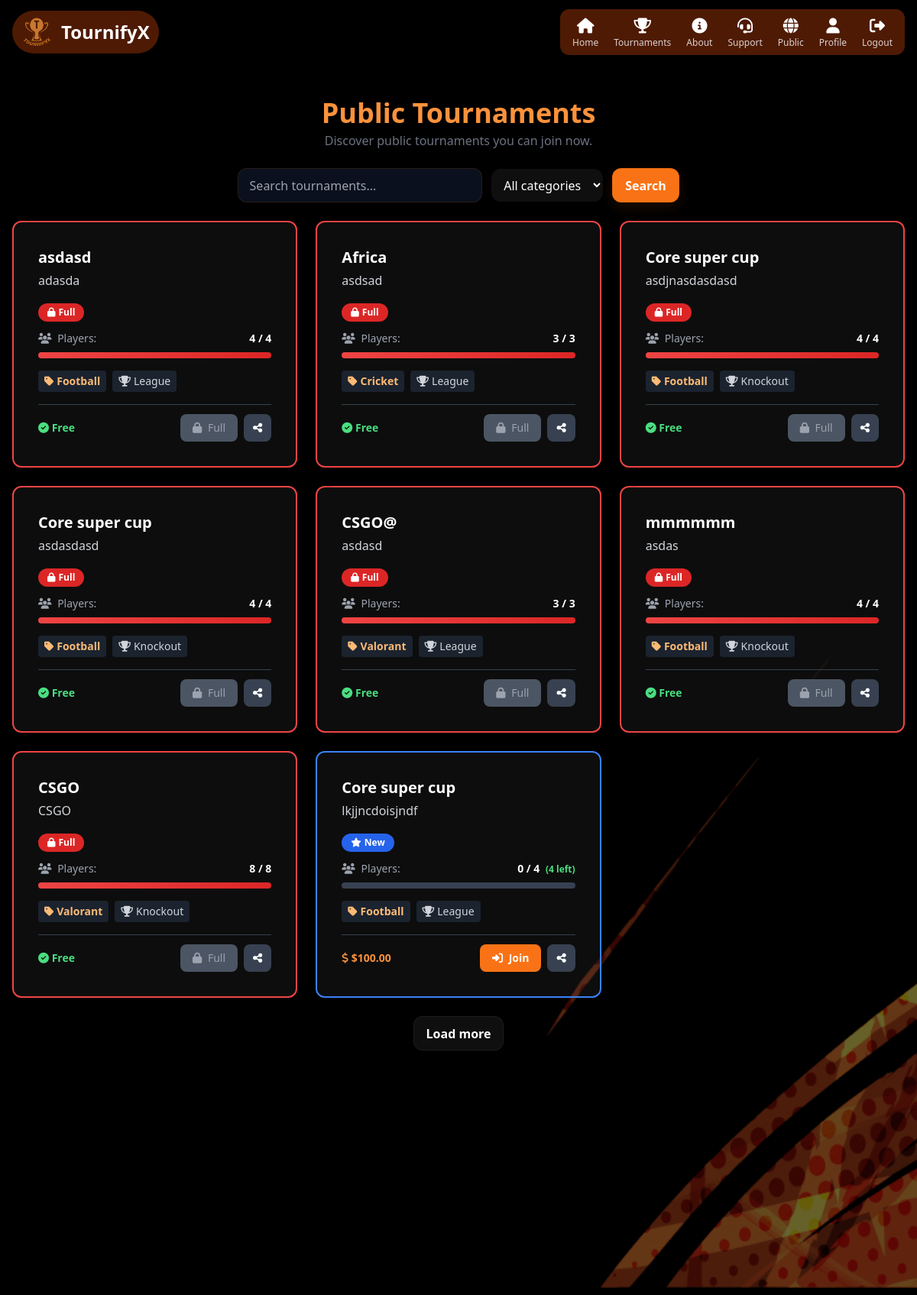
Screenshot of /public-tournaments/ (signed in) with the database file from the repository.
### tournifyx/models.py (models this page shows, shortened)
class Tournament(models.Model):
    CATEGORY_CHOICES = [
        ('football', 'Football'),
        ('valorant', 'Valorant'),
        ('cricket', 'Cricket'),
        ('basketball', 'Basketball'),
    ]
    MATCH_TYPE_CHOICES = [
        ('knockout', 'Knockout'),
        ('league', 'League'),
    ]
    name = models.CharField(max_length=100)
    description = models.TextField(blank=True)
    category = models.CharField(max_length=50, choices=CATEGORY_CHOICES)
    num_participants = models.IntegerField(default=0)
    match_type = models.CharField(max_length=50, choices=MATCH_TYPE_CHOICES)
    created_by = models.ForeignKey('HostProfile', on_delete=models.CASCADE)
    code = models.CharField(max_length=6, unique=True)
    is_active = models.BooleanField(default=True)
    is_paid = models.BooleanField(default=False)
    price = models.DecimalField(max_digits=8, decimal_places=2, default=0.00)
    is_public = models.BooleanField(default=False)  # Add this line
    registration_deadline = models.DateTimeField(null=True, blank=True)
    is_finished = models.BooleanField(default=False)  # Host can manually mark tournament as finished

### tournifyx/views.py (the view)
# urls.py: path('public-tournaments/', views.public_tournaments, name='public_tournaments'),
@login_required(login_url='login')
def public_tournaments(request):
    tournaments = Tournament.objects.filter(is_public=True, is_active=True)
    tournaments = tournaments.order_by(
        'registration_deadline',
        '-num_participants',
        '-id'
    )
    q = request.GET.get('q', '').strip()
    if q:
        tournaments = tournaments.filter(
            models.Q(name__icontains=q) | models.Q(description__icontains=q)
        )
    category = request.GET.get('category', '').strip().lower()
    if category:
        tournaments = tournaments.filter(category__iexact=category)
    match_type = request.GET.get('match_type', '').strip().lower()
    if match_type:
        tournaments = tournaments.filter(match_type__iexact=match_type)
    free_only = request.GET.get('free_only')
    if free_only:
        tournaments = tournaments.filter(is_paid=False)
    featured_tournaments = tournaments.order_by('-id')[:2]
    tournaments_with_info = []
    for t in tournaments:
        current_players = Player.objects.filter(tournament=t).count()
        capacity = t.num_participants
        is_full = current_players >= capacity
        if t.is_finished:
            status = 'finished'
            status_color = 'gray'
        elif is_full:
            status = 'full'
            status_color = 'red'
        elif current_players > 0:
            status = 'open'
            status_color = 'green'
        else:
            status = 'new'
            status_color = 'blue'
        tournaments_with_info.append({
            'tournament': t,
            'current_players': current_players,
            'capacity': capacity,
            'is_full': is_full,
            'status': status,
            'status_color': status_color,
            'spots_remaining': capacity - current_players
        })
    return render(request, 'public_tournaments.html', {
        'tournaments_with_info': tournaments_with_info,
        'featured_tournaments': featured_tournaments,
    })

### templates/public_tournaments.html (shortened to what this page needs)
{% extends 'base.html' %}
{% load tz %}
{% load static %}
{% block content %}
{% now 'U' as now_ts %}
<div class="fixed inset-0 z-0 bg-cover bg-center" style="background-image: url('{% static "images/bg.png" %}');"></div>
<div class="fixed inset-0 z-0 bg-black/60" aria-hidden="true"></div>
<div class="min-h-screen py-8 px-4 relative z-10">
  <div class="max-w-7xl mx-auto">
    <div class="text-center mb-6">
      <h1 class="text-3xl sm:text-4xl font-extrabold text-orange-400">Public Tournaments</h1>
      <p class="text-gray-500 mt-1">Discover public tournaments you can join now.</p>
    </div>
    <form method="get" class="flex flex-col sm:flex-row items-center gap-3 justify-center mb-6">
      <input name="q" placeholder="Search tournaments..." value="{{ request.GET.q|default_if_none:'' }}" class="form-input w-full sm:w-80" aria-label="Search tournaments">
      <select name="category" class="form-input">
        <option value="">All categories</option>
      </select>
      <button type="submit" class="btn btn-primary">Search</button>
    </form>
    <div class="grid grid-cols-1 sm:grid-cols-2 lg:grid-cols-3 gap-6">
      {% if tournaments_with_info %}
        {% for item in tournaments_with_info %}
          {% with t=item.tournament %}
          <article class="bg-white/5 rounded-xl p-5 sm:p-8 shadow-sm overflow-hidden border-2 {% if item.status == 'finished' %}border-gray-600{% elif item.is_full %}border-red-500{% elif item.status == 'open' %}border-green-500{% else %}border-blue-500{% endif %}">
            <div class="flex justify-between items-start gap-3 mb-4">
              <div class="min-w-0 flex-1">
                <h3 class="text-lg sm:text-xl font-bold text-white truncate">{{ t.name }}</h3>
                <p class="text-sm sm:text-base text-gray-300 mt-1 line-clamp-2">{{ t.description|truncatechars:100 }}</p>
              </div>
            </div>
            <div class="mb-3">
              {% if item.status == 'finished' %}
                <span class="inline-flex items-center px-3 py-1 rounded-full text-xs font-semibold bg-gray-700 text-gray-300">
                  <i class="fas fa-flag-checkered mr-1"></i> Finished
                </span>
              {% elif item.is_full %}
                <span class="inline-flex items-center px-3 py-1 rounded-full text-xs font-semibold bg-red-600 text-white">
                  <i class="fas fa-lock mr-1"></i> Full
                </span>
              {% elif item.status == 'open' %}
                <span class="inline-flex items-center px-3 py-1 rounded-full text-xs font-semibold bg-green-600 text-white animate-pulse">
                  <i class="fas fa-circle mr-1"></i> Open
                </span>
              {% else %}
                <span class="inline-flex items-center px-3 py-1 rounded-full text-xs font-semibold bg-blue-600 text-white">
                  <i class="fas fa-star mr-1"></i> New
                </span>
              {% endif %}
            </div>
            <div class="space-y-2 mb-4">
              <div class="flex items-center justify-between text-sm">
                <span class="text-gray-400">
                  <i class="fas fa-users mr-1"></i> Players:
                </span>
                <span class="font-semibold text-white">
                  {{ item.current_players }} / {{ item.capacity }}
                  {% if not item.is_full and not t.is_finished %}
                    <span class="text-green-400 text-xs ml-1">({{ item.spots_remaining }} left)</span>
                  {% endif %}
                </span>
              </div>
              <div class="w-full bg-gray-700 rounded-full h-2 overflow-hidden">
                <div class="bg-gradient-to-r {% if item.is_full %}from-red-500 to-red-600{% else %}from-green-500 to-green-600{% endif %} h-2 transition-all duration-300"
                     style="width: {% widthratio item.current_players item.capacity 100 %}%">
                </div>
              </div>
              <div class="flex flex-wrap gap-2 text-xs sm:text-sm pt-2">
                <span class="bg-gray-800/80 px-2 py-1 rounded font-semibold text-orange-300">
                  <i class="fas fa-tag mr-1"></i>{{ t.category|title }}
                </span>
                <span class="bg-gray-800/80 px-2 py-1 rounded text-gray-300">
                  <i class="fas fa-trophy mr-1"></i>{{ t.match_type|title }}
                </span>
              </div>
            </div>
            <div class="flex items-center justify-between pt-3 border-t border-gray-700">
              <div>
                {% if t.is_paid %}
                  <div class="text-sm text-orange-400 font-semibold">
                    <i class="fas fa-dollar-sign"></i> ${{ t.price }}
                  </div>
                {% else %}
                  <div class="text-sm text-green-400 font-semibold">
                    <i class="fas fa-check-circle"></i> Free
                  </div>
                {% endif %}
              </div>
              <div class="flex gap-2">
                {% if not t.is_finished %}
                  {% if item.is_full %}
                    <button disabled class="px-4 py-2 bg-gray-600 text-gray-400 rounded-lg cursor-not-allowed text-sm">
                      <i class="fas fa-lock mr-1"></i> Full
                    </button>
                  {% else %}
                    <a href="{% url 'join_public_tournament' t.id %}" class="px-4 py-2 bg-orange-500 hover:bg-orange-600 text-white rounded-lg transition-colors text-sm font-semibold">
                      <i class="fas fa-sign-in-alt mr-1"></i> Join
                    </a>
                  {% endif %}
                {% else %}
                  <a href="{% url 'tournament_dashboard' t.id %}" class="px-4 py-2 bg-blue-500 hover:bg-blue-600 text-white rounded-lg transition-colors text-sm font-semibold">
                    <i class="fas fa-eye mr-1"></i> View
                  </a>
                {% endif %}
                <button type="button" data-code="{{ t.code }}" class="px-3 py-2 bg-gray-700 hover:bg-gray-600 text-white rounded-lg transition-colors text-sm share-btn">
                  <i class="fas fa-share-alt"></i>
                </button>
              </div>
            </div>
          </article>
          {% endwith %}
        {% endfor %}
      {% endif %}
    </div>
    <div class="mt-6 text-center">
      {% if page_obj %}
        <div class="inline-flex items-center gap-3">
          {% if page_obj.has_previous %}
            <a href="?page={{ page_obj.previous_page_number }}" class="btn btn-secondary">Previous</a>
          {% endif %}
          <span class="text-sm text-gray-300">Page {{ page_obj.number }} of {{ page_obj.paginator.num_pages }}</span>
          {% if page_obj.has_next %}
            <a href="?page={{ page_obj.next_page_number }}" class="btn btn-secondary">Next</a>
          {% endif %}
        </div>
      {% else %}
        <button class="btn btn-secondary">Load more</button>
      {% endif %}
    </div>
  </div>
</div>
{% endblock %}

### templates/base.html (shortened to what this page needs)
{% load static %}
<!DOCTYPE html>
<html lang="en">
<head>
    <script src="https://cdn.tailwindcss.com"></script>
    <link rel="stylesheet" href="https://cdnjs.cloudflare.com/ajax/libs/font-awesome/6.4.0/css/all.min.css">
</head>
<body class="site-bg text-white m-0 p-0 overflow-x-hidden">
<header>
  <nav class="fixed top-0 left-0 w-full z-50 py-3 px-4 bg-transparent">
    <div class="max-w-7xl mx-auto flex items-center justify-between">
      <div class="flex items-center space-x-3">
        <a href="{% url 'home' %}" class="flex items-center space-x-3 text-white bg-orange-700/40 px-3 py-2 rounded-full shadow-md float-on-hover">
          <img src="{% static 'images/logo.png' %}" alt="Logo" class="w-10 h-10">
          <span class="hidden sm:inline text-lg md:text-2xl font-bold">TournifyX</span>
        </a>
      </div>
      <div id="navLinks" class="hidden sm:flex gap-5 items-center bg-orange-700/40 rounded-xl px-4 py-2 shadow-md">
      <a href="{% url 'home' %}" class="flex flex-col items-center group float-on-hover">
        <i class="fa-solid fa-house text-white text-xl group-hover:text-orange-300 transition"></i>
        <span class="text-xs text-white opacity-80 group-hover:opacity-100">Home</span>
      </a>
      <a href="{% url 'user_tournaments' %}" class="flex flex-col items-center group float-on-hover">
        <i class="fa-solid fa-trophy text-white text-xl group-hover:text-orange-300 transition"></i>
        <span class="text-xs text-white opacity-80 group-hover:opacity-100">Tournaments</span>
      </a>
      <a href="{% url 'about' %}" class="flex flex-col items-center group float-on-hover">
        <i class="fa-solid fa-circle-info text-white text-xl group-hover:text-orange-300 transition"></i>
        <span class="text-xs text-white opacity-80 group-hover:opacity-100">About</span>
      </a>
      <a href="{% url 'support' %}" class="flex flex-col items-center group float-on-hover">
        <i class="fa-solid fa-headset text-white text-xl group-hover:text-orange-300 transition"></i>
        <span class="text-xs text-white opacity-80 group-hover:opacity-100">Support</span>
      </a>
      {% if request.resolver_match.url_name in 'user_tournaments public_tournaments host_tournament join_tournament' %}
        <a href="{% url 'public_tournaments' %}" class="flex flex-col items-center group float-on-hover">
          <i class="fa-solid fa-globe text-white text-xl group-hover:text-orange-300 transition"></i>
          <span class="text-xs text-white opacity-80 group-hover:opacity-100">Public</span>
        </a>
      {% endif %}
      {% if user.is_authenticated %}
        <a href="{% url 'profile_view' user.username %}" class="flex flex-col items-center group float-on-hover">
          <i class="fa-solid fa-user text-white text-xl group-hover:text-orange-300 transition"></i>
          <span class="text-xs text-white opacity-80 group-hover:opacity-100">Profile</span>
        </a>
        <a href="{% url 'logout' %}" class="flex flex-col items-center group float-on-hover">
          <i class="fa-solid fa-right-from-bracket text-white text-xl group-hover:text-orange-300 transition"></i>
          <span class="text-xs text-white opacity-80 group-hover:opacity-100">Logout</span>
        </a>
      {% endif %}
      </div>
    </div>
  </nav>
</header>
<div class="pt-24">
<div id="floatingXs" class="fixed inset-0 z-50 pointer-events-none"></div>
{% block content %}{% endblock %}
</div>
</body>
</html>

### templates/base.html (style rules this page uses)
#floatingXs { pointer-events: none; z-index: 9999; }
.float-on-hover { transition: transform 200ms ease, box-shadow 200ms ease; }
select, select:focus, textarea.select-like { background: rgba(255,255,255,0.06) !important; color: #ffffff !important; padding: .6rem .75rem !important; border-radius: .75rem !important; border: none !important; outline: none !important; box-shadow: none !important; }
select option { background: #0b1220 !important; color: #ffffff !important; }
.form-input { display: inline-block; background: rgba(15, 23, 42, 0.7); color: #fff; padding: .6rem .9rem; border-radius: .75rem; border: 1px solid rgba(249,115,22,0.12); outline: none; transition: box-shadow .15s ease, transform .12s ease; }
.btn { display: inline-flex; align-items: center; justify-content: center; gap: .5rem; padding: .6rem 1rem; border-radius: .75rem; font-weight: 700; cursor: pointer; transition: transform .12s ease, box-shadow .12s ease, background-color .12s ease; text-decoration: none; }
.btn-primary { background: #f97316; color: #fff; border: 1px solid rgba(0,0,0,0.08); box-shadow: 0 6px 18px rgba(249,115,22,0.12); }
.btn-secondary { background: rgba(255,255,255,0.06); color: #fff; border: 1px solid rgba(255,255,255,0.06); }
.site-bg { background: radial-gradient(ellipse at 10% 10%, rgba(9,20,36,0.92) 0%, rgba(2,6,12,0.96) 45%), linear-gradient(180deg, rgba(3,7,18,0.85), rgba(2,4,8,1)); background-attachment: fixed; background-size: cover; }
body { animation: fadeIn 0.4s ease-in; }

### rows the page displays
Tournament: tournament.name "asdasd", tournament.description "adasda", shows "Full", current_players "4", capacity "4", tournament.category "Football", tournament.match_type "League", is_paid False (drawn), is_finished False (drawn)
Tournament: tournament.name "Africa", tournament.description "asdsad", shows "Full", current_players "3", capacity "3", tournament.category "Cricket", tournament.match_type "League", is_paid False (drawn), is_finished False (drawn)
Tournament: tournament.name "Core super cup", tournament.description "asdjnasdasdasd", shows "Full", current_players "4", capacity "4", tournament.category "Football", tournament.match_type "Knockout", is_paid False (drawn), is_finished False (drawn)
Tournament: tournament.name "Core super cup", tournament.description "asdasdasd", shows "Full", current_players "4", capacity "4", tournament.category "Football", tournament.match_type "Knockout", is_paid False (drawn), is_finished False (drawn)
Tournament: tournament.name "CSGO@", tournament.description "asdasd", shows "Full", current_players "3", capacity "3", tournament.category "Valorant", tournament.match_type "League", is_paid False (drawn), is_finished False (drawn)
Tournament: tournament.name "mmmmmm", tournament.description "asdas", shows "Full", current_players "4", capacity "4", tournament.category "Football", tournament.match_type "Knockout", is_paid False (drawn), is_finished False (drawn)
Tournament: tournament.name "CSGO", tournament.description "CSGO", shows "Full", current_players "8", capacity "8", tournament.category "Valorant", tournament.match_type "Knockout", is_paid False (drawn), is_finished False (drawn)
Tournament: tournament.name "Core super cup", tournament.description "lkjjncdoisjndf", shows "New", current_players "0", capacity "4", spots_remaining "4", tournament.category "Football", tournament.match_type "League", tournament.price "100.00", shows "Join"
